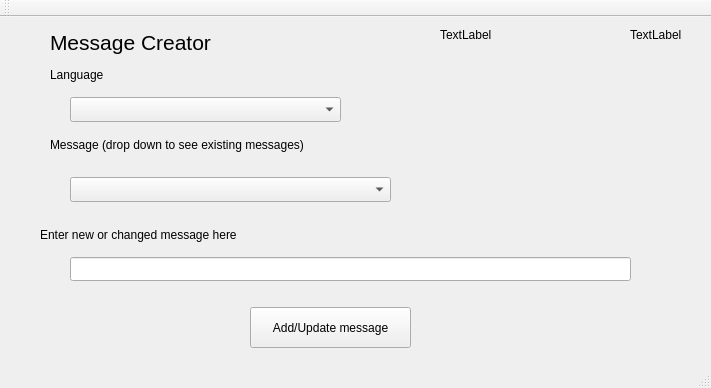
<?xml version="1.0" encoding="UTF-8"?>
<ui version="4.0">
 <class>MainWindow</class>
 <widget class="QMainWindow" name="MainWindow">
  <property name="geometry">
   <rect>
    <x>0</x>
    <y>0</y>
    <width>711</width>
    <height>388</height>
   </rect>
  </property>
  <property name="windowTitle">
   <string>Message Creator</string>
  </property>
  <widget class="QWidget" name="centralWidget">
   <widget class="QLabel" name="label">
    <property name="geometry">
     <rect>
      <x>50</x>
      <y>10</y>
      <width>171</width>
      <height>31</height>
     </rect>
    </property>
    <property name="font">
     <font>
      <pointsize>16</pointsize>
     </font>
    </property>
    <property name="text">
     <string>Message Creator</string>
    </property>
   </widget>
   <widget class="QComboBox" name="languageComboBox">
    <property name="geometry">
     <rect>
      <x>70</x>
      <y>80</y>
      <width>271</width>
      <height>25</height>
     </rect>
    </property>
   </widget>
   <widget class="QComboBox" name="messageComboBox">
    <property name="geometry">
     <rect>
      <x>70</x>
      <y>160</y>
      <width>321</width>
      <height>25</height>
     </rect>
    </property>
   </widget>
   <widget class="QPushButton" name="changePushButton">
    <property name="geometry">
     <rect>
      <x>250</x>
      <y>290</y>
      <width>161</width>
      <height>41</height>
     </rect>
    </property>
    <property name="text">
     <string>Add/Update message</string>
    </property>
   </widget>
   <widget class="QLabel" name="locnLabel">
    <property name="geometry">
     <rect>
      <x>630</x>
      <y>10</y>
      <width>62</width>
      <height>16</height>
     </rect>
    </property>
    <property name="text">
     <string>TextLabel</string>
    </property>
   </widget>
   <widget class="QLabel" name="userLabel">
    <property name="geometry">
     <rect>
      <x>440</x>
      <y>10</y>
      <width>141</width>
      <height>16</height>
     </rect>
    </property>
    <property name="text">
     <string>TextLabel</string>
    </property>
   </widget>
   <widget class="QLineEdit" name="messageLineEdit">
    <property name="geometry">
     <rect>
      <x>70</x>
      <y>240</y>
      <width>561</width>
      <height>24</height>
     </rect>
    </property>
   </widget>
   <widget class="QLabel" name="label_2">
    <property name="geometry">
     <rect>
      <x>50</x>
      <y>50</y>
      <width>62</width>
      <height>16</height>
     </rect>
    </property>
    <property name="text">
     <string>Language</string>
    </property>
   </widget>
   <widget class="QLabel" name="label_3">
    <property name="geometry">
     <rect>
      <x>50</x>
      <y>120</y>
      <width>301</width>
      <height>16</height>
     </rect>
    </property>
    <property name="text">
     <string>Message (drop down to see existing messages)</string>
    </property>
   </widget>
   <widget class="QLabel" name="label_4">
    <property name="geometry">
     <rect>
      <x>40</x>
      <y>210</y>
      <width>301</width>
      <height>16</height>
     </rect>
    </property>
    <property name="text">
     <string>Enter new or changed message here</string>
    </property>
   </widget>
  </widget>
  <widget class="QMenuBar" name="menuBar">
   <property name="geometry">
    <rect>
     <x>0</x>
     <y>0</y>
     <width>711</width>
     <height>22</height>
    </rect>
   </property>
  </widget>
  <widget class="QToolBar" name="mainToolBar">
   <attribute name="toolBarArea">
    <enum>TopToolBarArea</enum>
   </attribute>
   <attribute name="toolBarBreak">
    <bool>false</bool>
   </attribute>
  </widget>
  <widget class="QStatusBar" name="statusBar"/>
 </widget>
 <layoutdefault spacing="6" margin="11"/>
 <resources/>
 <connections/>
</ui>
